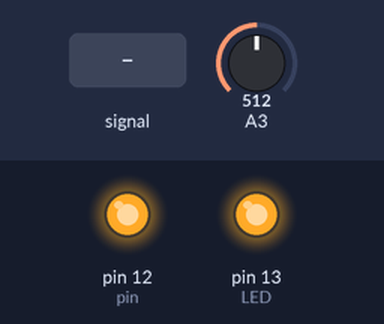
Bench run of a sketch on a simulated Arduino Uno, built with avr-gcc and run on an emulated ATmega328P. Shown: output pins drawn as LEDs (lit = HIGH). Inputs (shaded band) come from the test bench; at power-on: A3 = 512. What the sketch prints to the serial monitor is not drawn.

Above: at 1.2 s.
1.3 s: A3 fed a 2 Hz sine of ±306 counts around its level
At 3.0 s:
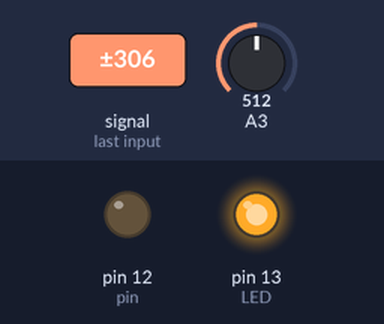
Timing chart, 0 to 9.5 s (numbered marks = the images above; inputs shaded):
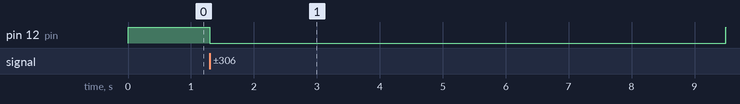

The sketch:

ArduModemFSK_RX.ino
```cpp
// AFSK in is pin A3

#define RX  // RX firmware
#define INTVREF  // use internal 1.1V ref for AD
#define LED 13
#define BAUDRATE 115200

//#define TESTRXLEVEL

void setup()
{
  pinMode (LED, OUTPUT);
  SerialOpen(BAUDRATE);
  initFsk();
  digitalWrite(LED, 1);
}

void loop()
{
  uint8_t i,n,d;

  delay(10);
  n = FskAvailable();
  for (i=0;i<n;i++)
  {
    d = readFSK();
    SerialWrite(d);
  }

}
```

Fsk.ino
```cpp
// out pin 11
// in pin A3

#define FSK_BUFFER_SIZE 32
volatile uint8_t inBufPt;
volatile uint8_t outBufPt;
volatile uint8_t serialFSKBuffer[FSK_BUFFER_SIZE];

#if defined (TX)
  // 1000hz gets -10% volume
  static const uint8_t sin_table_1000[32] =
  {
    127, 148, 169, 189, 206, 220, 230, 236,
    239, 236, 230, 220, 206, 189, 169, 148,
    127, 106,  85,  65,  48,  34,  24,  18,
     15,  18,  24,  34,  48,  65,  85, 106,
  };
  static const uint8_t sin_table_2000[32] =
  {
    127, 174, 215, 242, 252, 242, 215, 174,
    127, 80, 39, 12, 2, 12, 39, 80,
    127, 174, 215, 242, 252, 242, 215, 174,
    127, 80, 39, 12, 2, 12, 39, 80,
  };
#endif

void initFsk()
{
  #if defined (TX)
    pinMode(11,OUTPUT);    // 11 or 3 = output
    OCR2A = 128; // pin 11
    TCCR2B =  (1<<CS20);   //run at 64khz
    TCCR2A = _BV(COM2A1) | _BV(WGM20)| _BV(WGM21); // connect pin 11 to timer 2 channel A
    TIMSK2 |= (1<<TOIE2);  // enable tim2 interrupt
    inBufPt = 0;
    outBufPt = 0;
  #endif
  #if defined (RX)
  // AD part
    OCR2A = 128; // pin 11
    TCCR2B =  (1<<CS21);   // run at 8khz
    TCCR2A =  0;           // normal mode
    TIMSK2 |= (1<<TOIE2);  // enable tim2 interrupt

    pinMode(12, OUTPUT);   // pin = output
    DIDR0 = 0x3F;          // digital inputs disabled
    #if defined (INTVREF)
      ADMUX = 0xE3;          // measuring on ADC3, use 1.1V reference, left adjust
    #else
      ADMUX = 0x63;          // measuring on ADC3, use VCC reference, left adjust
    #endif
    ADCSRA = 0x87;         // AD-converter on, interrupt disabled, prescaler = 128
    ADCSRB = 0x00;         // AD channels MUX on
  #endif

  sei();                   // set interrupt flag
}

#if defined (TX)
  byte phase = 0;
  boolean is_1200 = true;
  boolean oddcycle = true;
  byte bitct = 0;
  byte data;


  ISR(TIMER2_OVF_vect) // this runs at 64khz
  {
    if (oddcycle) oddcycle = false;
    else
    {
      oddcycle = true;
      // this runs at 32 khz
      if (is_1200) OCR2A = sin_table_1000[phase];
      else         OCR2A = sin_table_2000[phase];
      phase++;
      if (phase >= 32)
      {
        phase = 0;
        // bitcounter 0..7 data / 8 stopbit / 9 idle, else startbit
        if (bitct <= 7) // databit
        {
          // get next bit
          is_1200 = (data & (1<<(7-bitct)));
          bitct++;
        }
        else if (bitct == 8)
        {
          //stopbit 1000 hz
          is_1200 = true;
          bitct++;
        }
        else if (bitct == 9)
        {
          if ((uint8_t)(inBufPt - outBufPt)%FSK_BUFFER_SIZE > 0)
          {
            outBufPt++;
            if (outBufPt >= FSK_BUFFER_SIZE) outBufPt = 0;
            data = serialFSKBuffer[outBufPt];
            // startbit 2000 hz
            bitct = 0;
            is_1200 = false;
          }
          else is_1200 = true;
        }
      }
    }
  };

  void writeFSK(uint8_t a)
  {
    uint8_t t = inBufPt;
    if (++t >= FSK_BUFFER_SIZE) t = 0;
    serialFSKBuffer[t] = a;
    inBufPt = t;
  }
#endif

#if defined (RX)

  #define offs (128)

  int8_t fifo[4];
  int16_t sum = 0;
  int16_t rfifo[8];
  uint8_t rfifopt = 0;
  byte history = 0;
  byte bitct = 0;
  byte data;

  ISR(TIMER2_OVF_vect) // this runs at 8khz
  {
    uint8_t ad_byte;
    int8_t currentSample;
    int16_t result;
    boolean is_space;

    ad_byte = ADCH;

    #if defined(TESTRXLEVEL)
      SerialWrite(ad_byte);
      ADCH = 127;
      ADCSRA = 0xC7; // start AD conversion
    #else

    currentSample = ADCH - offs;  // store higher bytes ADC

    ADCSRA = 0xC7; // start AD conversion
    result = (currentSample * fifo[3]) >> 2;
    fifo[3] = fifo[2]; fifo[2] = fifo[1]; fifo[1] = fifo[0];
    fifo[0] = currentSample;

    sum -= rfifo[rfifopt];
    sum += result;
    rfifo[rfifopt] = result;
    rfifopt++;
    if(rfifopt >= 8) rfifopt = 0;

    is_space = (sum <= 0);
    history <<= 1;
    if (is_space) history |= 0x01;

    if (bitct == 0)
    {
      if (history == 0xF0) bitct = 1; // waiting for startbit 11110000
      else if ((history == 0x70) || (history == 0xB0) || (history == 0xD0)) bitct = 1;
      else if ((history == 0xF4) || (history == 0xF2) || (history == 0xF1)) bitct = 1;
    }
    else
    {
      if      (bitct ==  9) data  = (is_space << 7);
      else if (bitct == 17) data |= (is_space << 6);
      else if (bitct == 25) data |= (is_space << 5);
      else if (bitct == 33) data |= (is_space << 4);
      else if (bitct == 41) data |= (is_space << 3);
      else if (bitct == 49) data |= (is_space << 2);
      else if (bitct == 57) data |= (is_space << 1);
      else if (bitct == 65) data |= (is_space << 0);

      //if (bitct == 1) digitalWrite(12, HIGH); //middle of bit check
      //if (bitct == 9) digitalWrite(12, LOW);

      bitct++;
      if (bitct >= 73)
      {
        inBufPt++;
        if (inBufPt >= FSK_BUFFER_SIZE) inBufPt = 0;
        serialFSKBuffer[inBufPt] = data;
        bitct = 0;
      }
    }

    // demodulated signal on pin 12
    if (is_space) digitalWrite(12, HIGH); // marker low
    else digitalWrite(12, LOW); // marker high

    #endif //TESTRXLEVEL
  };

  uint8_t readFSK()
  {
    uint8_t r = 0;
    outBufPt++;
    if (outBufPt >= FSK_BUFFER_SIZE) outBufPt = 0;
    r = serialFSKBuffer[outBufPt];
    return r;
  }

  uint16_t readFSK16()
  {
    uint16_t t = readFSK();
    t+= (uint16_t)readFSK()<<8;
    return t;
  }
  uint32_t readFSK32()
  {
    uint32_t t = readFSK16();
    t+= (uint32_t)readFSK16()<<16;
    return t;
  }

  uint8_t FskAvailable()
  {
    return ((uint8_t)(inBufPt - outBufPt))%FSK_BUFFER_SIZE;
  }
#endif
```

Serial.ino
```cpp
#define RX_BUFFER_SIZE 64
#define TX_BUFFER_SIZE 64

static volatile uint8_t serialHeadRX,serialTailRX;
static uint8_t serialBufferRX[RX_BUFFER_SIZE];
static volatile uint8_t serialHeadTX,serialTailTX;
static uint8_t serialBufferTX[TX_BUFFER_SIZE];

void serialize8(uint8_t a)
{
  uint8_t t = serialHeadTX;
  if (++t >= TX_BUFFER_SIZE) t = 0;
  serialBufferTX[t] = a;
  serialHeadTX = t;
}

ISR(USART_UDRE_vect)
{  // Serial 0 on a PROMINI
  uint8_t t = serialTailTX;
  if (serialHeadTX != t) {
    if (++t >= TX_BUFFER_SIZE) t = 0;
    UDR0 = serialBufferTX[t];  // Transmit next byte in the ring
    serialTailTX = t;
  }
  if (t == serialHeadTX) UCSR0B &= ~(1<<UDRIE0); // Check if all data is transmitted . if yes disable transmitter UDRE interrupt
}

void UartSendData()
{
  UCSR0B |= (1<<UDRIE0);
}

static void inline SerialOpen(uint32_t baud)
{
  uint8_t h = ((F_CPU  / 4 / baud -1) / 2) >> 8;
  uint8_t l = ((F_CPU  / 4 / baud -1) / 2);
  UCSR0A  = (1<<U2X0); UBRR0H = h; UBRR0L = l; UCSR0B |= (1<<RXEN0)|(1<<TXEN0)|(1<<RXCIE0);
}

static void inline SerialEnd(uint8_t port)
{
  UCSR0B &= ~((1<<RXEN0)|(1<<TXEN0)|(1<<RXCIE0)|(1<<UDRIE0));
}

static void inline store_uart_in_buf(uint8_t data)
{

  uint8_t h = serialHeadRX;
  if (++h >= RX_BUFFER_SIZE) h = 0;
  if (h == serialTailRX) return; // we did not bite our own tail?
  serialBufferRX[serialHeadRX] = data;
  serialHeadRX = h;
}

ISR(USART_RX_vect)  { store_uart_in_buf(UDR0); }

uint8_t SerialRead()
{
  uint8_t t = serialTailRX;
  uint8_t c = serialBufferRX[t];
  if (serialHeadRX != t) {
    if (++t >= RX_BUFFER_SIZE) t = 0;
    serialTailRX = t;
  }
  return c;
}

uint8_t SerialAvailable()
{
  return ((uint8_t)(serialHeadRX - serialTailRX))%RX_BUFFER_SIZE;
}

void SerialWrite(uint8_t c)
{
  serialize8(c);UartSendData();
}
```

Measured:
- after the input at 1.3 s, pin 12 (pin): HIGH → LOW at once, → HIGH 8.2 s later
